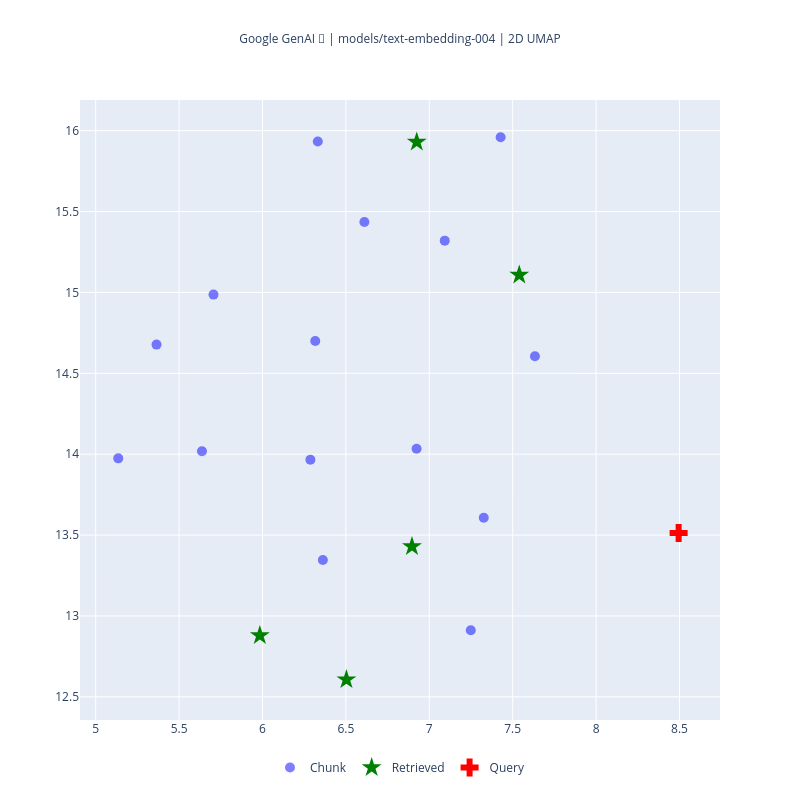

The cell this chart's notebook holds for it:
### Code cell
rm.plot(
    query=dict(
        query_texts="In the end, what happened to the big bad wolf?",
        n_results=5
    ),
    dimension_reduction_kwargs={
        "random_state": 0,
        "transform_seed": 0
    }
).update_layout(
    width=800,
    height=800
)

### Figure 1 — Plotly figure (JSON) as saved in the notebook; plotly's stock layout.template omitted (floating-point values rounded to 4 significant figures)
{"data": [{"hoverinfo": "text", "marker": {"color": "blue", "line": {"width": 0}, "opacity": 0.5, "size": 10, "symbol": "circle"}, "mode": "markers", "name": "Chunk", "text": ["Little Red Riding Hood    by Leanne Guenthe r  Once upon a time, there was a little girl who lived<br>in a village near the forest.   Whenever she went  out, the little girl wore a red riding cloak, so<br>everyone in the village called her Little Red Riding", "Hood.  One morning, Little Red Riding Hood ’s mother  asked her to take  some food to her<br>grandmother,  as she had been ill .   So they packed a nice basket for Little Red Riding Hood to<br>take to her grandmother.  When the", "basket was ready, the li ttle girl put on her red cloak and kissed her mother goodbye.    \"Remember,<br>go straight to Grandma's house,\" her mother cautioned.     \"Don't dawdle along the way and please<br>don't talk to strangers!   The woods are dangerous.\"", "\"Don't worry, mommy,\" said Little Re d Riding Hood, \"I'll be careful.\"     But when Little Red<br>Riding Hood noticed some lovely flowers in the woods, she forgot her promise to her mother.   She", "picked a few, watched the butterflies flit about for awhile, listened to the frogs croaking and then<br>pick ed a few more.  Little  Red Riding Hood was enjoying the warm summer day so much, that she<br>didn't notice a dark shadow approaching out of the", "\"I'm on my way to see my Grandma who lives through the forest, near the brook,\"  Little  Red Riding<br>Hood replied.   Then she realized how late she was and quickly excused herself, rushing down the<br>path to her Gr andma's house.  The wolf,", "\"Oh thank goodness dear.   Come in. C ome in.  I was worried  that something had happened t o you in<br>the forest,\" said  Grandma thinking that the knock was her granddaughter.", "The wolf let himself in.   Poor Granny did not have time to say another word, before the wolf<br>gobbled her up!   The wolf let out a satisfied burp, and then poked through Granny' s wardrobe to<br>find a nightgown that he liked.   He added a", "frilly sleeping cap, and for good measure, dabbed some of Granny's perfume behind his pointy ears.<br>A few minutes later, Red Riding Hood knocked on the door.   The wolf jumped into bed and pulled the<br>covers over his nose.", "\"Who is it?\" he called in a cackly voice.   \"It's me, Little Red Riding Hood.\"   \"Oh how lovely!<br>Do come in, my dear,\" croaked the wolf.   When Little Red Riding Hood entered the little cottage,<br>she could scarcely recognize her Grandmothe r.", "\"Grandmother!   Your voice sounds so odd.   Is something the matter?\" she asked.   \"Oh, I just have<br>touch of a cold,\" squeaked the wolf adding a cough at the end to prove the point.", "\"But Grandmother!   What big ears you have,\" said Little Red Riding Hood as she edged closer to the<br>bed.   \"The better to hear you with, my dear,\" replied the wolf.   \"But Grandmother!   What big eyes<br>you have,\" said Little Red Riding Hood.", "\"The better to see you with, my dear,\" replied the wolf.   \"But Grandmother!   What big teeth you<br>have,\" said Little Red Riding Hood her voice quivering slightly.", "She ran across the room and through the door, shouting, \"Help!   Wolf!\" as loudly as she could.   A<br>woodsman who was chopping logs nearby heard her cry and ran towards the c ottage as fast as he<br>could.", "\"There, there, child.   You have  learned an important lesson.   Thank goodness you shouted loud<br>enough for this kind  woodsman to hear you!\""], "type": "scatter", "x": [5.637, 5.135, 6.332, 5.365, 5.706, 6.316, 7.093, 7.249, 7.327, 6.287, 7.634, 6.924, 6.362, 6.611, 7.428], "y": [14.02, 13.97, 15.93, 14.68, 14.99, 14.7, 15.32, 12.91, 13.61, 13.97, 14.61, 14.03, 13.35, 15.44, 15.96]}, {"hoverinfo": "text", "marker": {"color": "green", "line": {"width": 0}, "opacity": 1, "size": 15, "symbol": "star"}, "mode": "markers", "name": "Retrieved", "text": ["forest behind her...   Suddenly, the wolf appeared beside her.   \"What are you doing out here,<br>little girl  and where are you going ?\" the wolf a sked in a voice as friendly as he could muster.", "in the meantime, took a shortcut...     The wolf, a little out of breath from running, arrived at<br>Grandma's and knocked lightly at the door.", "\"The better to eat you with, my dear,\" roared the wolf and he leapt out of the bed and began to<br>chase the little girl.  Almost  too late, Little Red Riding  Hood realized that the person in the<br>bed was not her Grandmother, but a hungry wolf.", "He grabbed the wolf and cut the poor Grandmother out.   \"Oh Grandma, I was so scared!\"   sobbed<br>Little Red Riding Hood, \"I'll never speak to strangers or dawdle in the forest again.\"", "The woodsman knocked out the wolf and carried him deep into the forest where he wouldn't  bother<br>people any longer.   Little Red Riding Hood and her Grandmother had a nice lunch and a long chat."], "type": "scatter", "x": [6.925, 7.54, 6.896, 5.984, 6.503], "y": [15.93, 15.11, 13.43, 12.88, 12.61]}, {"hoverinfo": "text", "marker": {"color": "red", "line": {"width": 0}, "opacity": 1, "size": 15, "symbol": "cross"}, "mode": "markers", "name": "Query", "text": ["In the end, what happened to the big bad wolf?"], "type": "scatter", "x": [8.495], "y": [13.51]}], "layout": {"height": 800, "legend": {"orientation": "h", "x": 0.5, "xanchor": "center", "yanchor": "bottom"}, "title": {"text": "\n<sup>Google GenAI 🧠 | models/text-embedding-004 | 2D UMAP</sup>\n", "x": 0.5, "xanchor": "center"}, "width": 800}}
